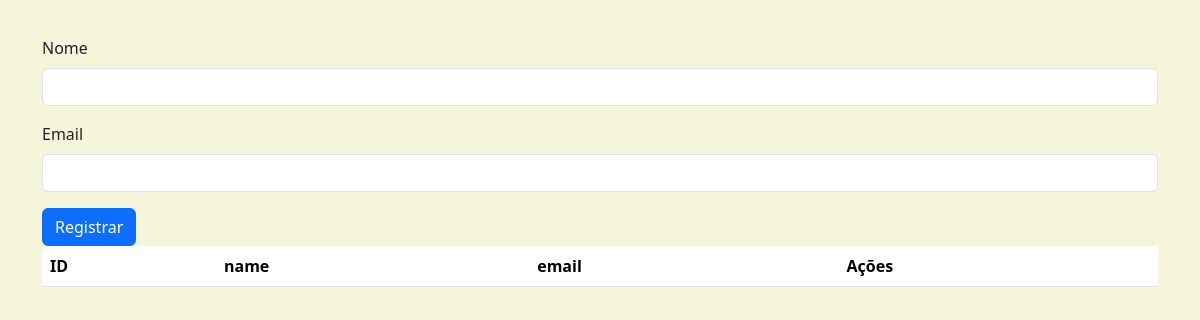
Before: /clients with the older database file.
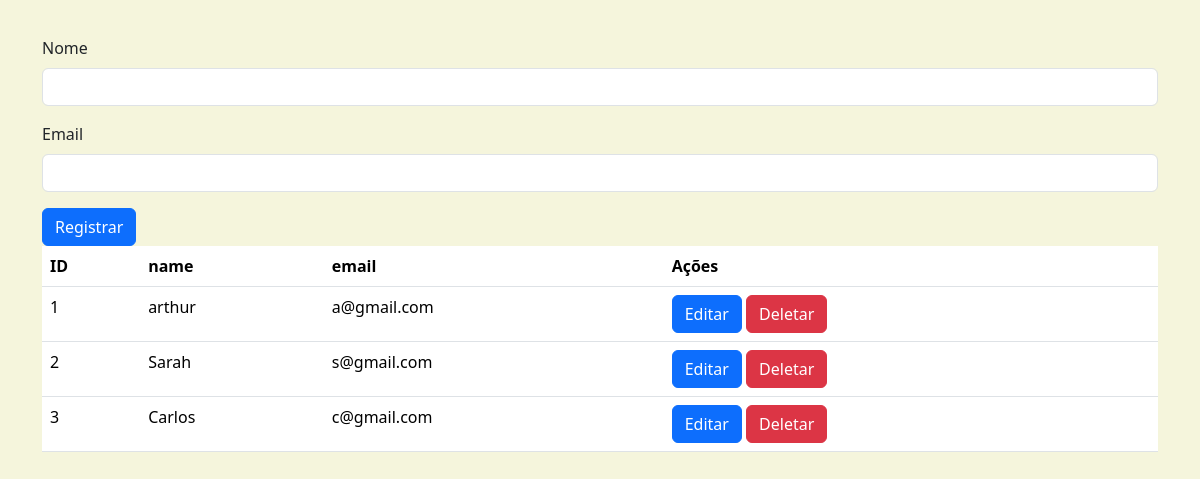
After: the same page with the newer database file.
### app.py (models this page shows)
class Client(db.Model):
    id: Mapped[int] = mapped_column(primary_key=True)
    name: Mapped[str]
    email: Mapped[str] = mapped_column(unique=True)

### app.py (the view)
@app.get("/clients")
def hello_world():
    clients = db.session.query(Client).all()
    return render_template("index.html", CLIENTES=clients)

### templates/index.html (shortened to what this page needs)
<!DOCTYPE html>
<html lang="en">
<head>
    <link href="https://cdn.jsdelivr.net/npm/bootstrap@5.3.3/dist/css/bootstrap.min.css" rel="stylesheet">
    <link rel="stylesheet" href="../static/styles/style.css">
</head>
<body>
    <section class="container">
        <form id="client-form">
            <div class="mb-3">
              <label for="name" class="form-label">Nome</label>
              <input type="text" class="form-control" id="name" aria-describedby="emailHelp" name="name">
            </div>
            <div class="mb-3">
              <label for="email" class="form-label">Email</label>
              <input type="email" class="form-control" id="email" name="email">
            </div>
            <button type="" class="btn btn-primary">Registrar</button>
        </form>
        <table class="table">
            <thead>
              <tr>
                <th scope="col">ID</th>
                <th scope="col">name</th>
                <th scope="col">email</th>
                <th scope="col">Ações</th>
              </tr>
            </thead>
            <tbody>
            {% for cliente in CLIENTES %}
              <tr>
                <td scope="row">{{cliente.id}}</td>
                <td>{{cliente.name}}</td>
                <td>{{cliente.email}}</td>
                <td><button type="button" class="btn btn-primary edit-button">Editar</button> <button type="button" class="btn btn-danger delete-button">Deletar</button></td>
              </tr>
            {% endfor%}
            </tbody>
          </table>
    </section>
</body>
</html>

### static/styles/style.css (style rules this page uses)
body { height: 100vh; width: 100%; background-color:beige; }
.container { display: flex; flex-direction: column; align-items: center; justify-content: center; margin-top: 3%; }
#client-form { width: 100%; }

Changed rows visible on the page:
added Client: id "1", name "arthur", email "a@gmail.com"
added Client: id "2", name "Sarah", email "s@gmail.com"
added Client: id "3", name "Carlos", email "c@gmail.com"
